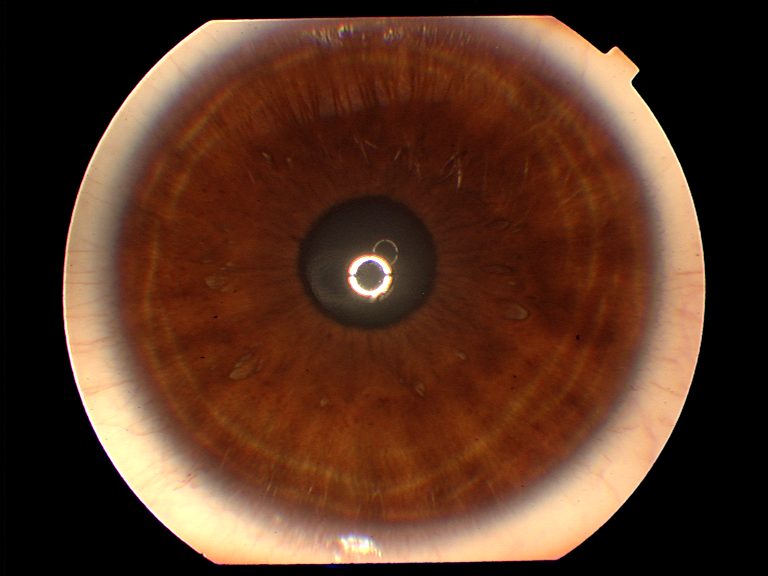
#> input picture Datasets/001L_2.png, 768 x 576 px; its folder holds only this picture in this run
$ python extractionDonnees.py
#> lines starting #> are read from the running program, lines starting #| are printed output that depends on the picture
### functions_extractionDonnes.py
import numpy as np
import cv2
import sqlite3
import json
import os

def load_images(path_datasets: str):
    return [file for file in os.listdir(path_datasets) if os.path.isfile(os.path.join(path_datasets, file)) and not file.startswith('.')]

def lire_images_cv2(path_datasets: str, images_dir):
    # Charger les images
    matrix_images_cv2 = []
    height = np.inf
    width = np.inf
    for image in images_dir:
        path = path_datasets + image
        read_image = cv2.imread(path)
        matrix_images_cv2.append(read_image)

        if read_image.shape[0] < height:
            height = read_image.shape[0]

        if read_image.shape[1] < width:
            width = read_image.shape[1]

    # Redimensionner les images pour qu'elles aient la même dimension
    for i in range(len(matrix_images_cv2)):
        matrix_images_cv2[i] = cv2.resize(matrix_images_cv2[i], (width, height))

    return matrix_images_cv2, width, height

def gray_scaler(image):
    # Convertir en niveaux de gris
    gray_scale = cv2.cvtColor(image, cv2.COLOR_BGR2GRAY)
    # Redimensionner les images
    gray_scale = cv2.resize(gray_scale, (500, 500))
    # Appliquer la suppression du bruit
    gray_scale = cv2.GaussianBlur(gray_scale, (9, 9), 1)
    # Égalisation de l'histogramme pour améliorer le contraste
    gray_scale = cv2.equalizeHist(gray_scale)
    # Filtrage de la morphologie mathématique pour supprimer les petits éléments
    kernel = np.ones((5, 5), np.uint8)
    gray_scale = cv2.morphologyEx(gray_scale, cv2.MORPH_OPEN, kernel)

    return gray_scale

def list_gray_scaler(matrix_images_cv2):
    gray_scales = []

    for matrix_image in matrix_images_cv2:
        gray_scale = gray_scaler(matrix_image)
        gray_scales.append(gray_scale)

    return gray_scales

def extraire_descriptors_keypoints(gray_scales):
    # Initialiser le détecteur SIFT
    sift = cv2.SIFT_create()

    # Trouver les points clés et les descripteurs avec SIFT
    descriptors = []
    keypoints = []
    for gray_scale in gray_scales:
        keypoint, descriptor = sift.detectAndCompute(gray_scale, None)
        descriptors.append(descriptor)
        keypoints.append(keypoint)

    return descriptors, keypoints

def table_descriptors(db_name: str, images_dir, descriptors):
    # Creation du base de donnees
    connectionDB = sqlite3.connect(db_name)
    cursor = connectionDB.cursor()

    # Supprssion du table if exists
    delete_table_query = f"DROP TABLE IF EXISTS descriptors"
    cursor.execute(delete_table_query)

    # Convert each descriptor to a JSON string
    descriptors_json_list = [json.dumps(descriptor.tolist()) for descriptor in descriptors]

    # Creation du table "descriptors"
    table_name_descriptors = "descriptors" # IF NOT EXISTS

    create_table_query = f"CREATE TABLE {table_name_descriptors} (id INTEGER PRIMARY KEY AUTOINCREMENT UNIQUE,  image_name TEXT, descriptor TEXT)"
    cursor.execute(create_table_query)

    # insertion des vecteurs
    insert_query = f"INSERT INTO {table_name_descriptors} (image_name, descriptor) VALUES (?, ?)"

    # Execute the INSERT statement for each discriptor
    cursor.executemany(insert_query,
                    [(image, descriptor_json) for image, descriptor_json in zip(images_dir, descriptors_json_list)])

    # Comit the changes
    connectionDB.commit()

    # Close the connection
    connectionDB.close()


def table_keypoints(db_name: str, images_dir, keypoints):
    # Creation du base de donnees
    connectionDB = sqlite3.connect(db_name)
    cursor = connectionDB.cursor()

    # Supprssion du table if exists
    delete_table_query = f"DROP TABLE IF EXISTS keypoints"
    cursor.execute(delete_table_query)

    # Création d'une table pour stocker les keypoints
    table_name_keypoints = "keypoints"

    create_table_query = f"CREATE TABLE {table_name_keypoints} (id INTEGER PRIMARY KEY, image_name TEXT, x REAL, y REAL, size REAL, angle REAL, response REAL, octave INTEGER, class_id INTEGER)"
    cursor.execute(create_table_query)

    insert_query = f"INSERT INTO {table_name_keypoints} (image_name, x, y, size, angle, response, octave, class_id) VALUES (?, ?, ?, ?, ?, ?, ?, ?)"

    # Insérer les keypoints dans la base de données
    for keypoint, image_name in zip(keypoints, images_dir):
        for kp in keypoint:
            x, y = kp.pt  # Accéder aux coordonnées x et y du keypoint
            size = kp.size
            angle = kp.angle
            response = kp.response
            octave = kp.octave
            class_id = kp.class_id

            cursor.execute(insert_query,
                    (image_name, x, y, size, angle, response, octave, class_id))

    # Comit the changes
    connectionDB.commit()

    # Close the connection
    connectionDB.close()

### extractionDonnees.py
from functions_extractionDonnes import lire_images_cv2, load_images, list_gray_scaler, extraire_descriptors_keypoints, table_descriptors, table_keypoints

def extractionDonnes(db_name: str, path_datasets: str) -> None:
    images_dir = load_images(path_datasets)

    images_cv2, width, height = lire_images_cv2(path_datasets, images_dir)
#> in lire_images_cv2, read_image is the input picture: shape (576, 768, 3); mean B, G, R 34.7, 51.9, 85.8
#> the loop in lire_images_cv2, `for i in range(len(matrix_images_cv2)):` made 1 pass
#> after the loop in lire_images_cv2, `for i in range(len(matrix_images_cv2)):`: matrix_images_cv2 = 1 item
#> images_cv2 = 1 item; width = 768; height = 576

    gray_scales = list_gray_scaler(images_cv2)
#> the loop in list_gray_scaler, `for matrix_image in matrix_images_cv2:` made 1 pass
#> pass 1, in gray_scaler, `gray_scale = cv2.cvtColor(image, cv2.COLOR_BGR2GRAY)`:
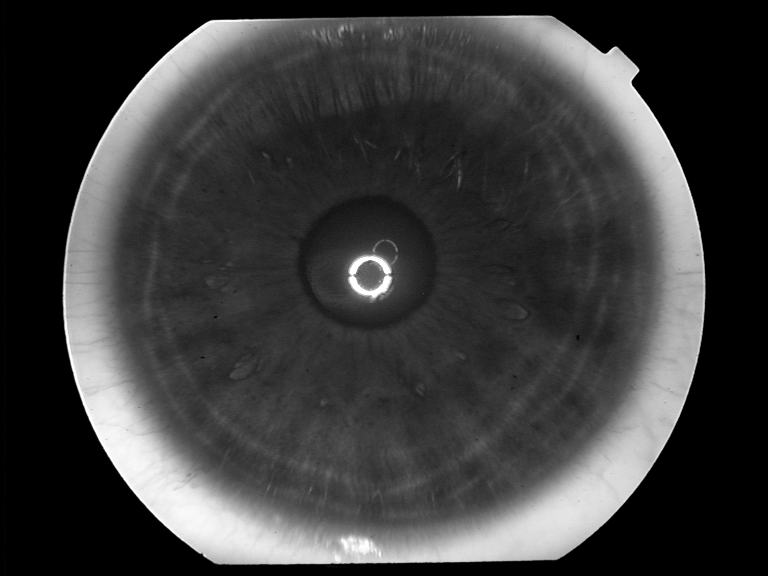
#> gray_scale: shape (576, 768); min 0, max 255, mean 60.1
#> pass 1, in gray_scaler, `gray_scale = cv2.resize(gray_scale, (500, 500))`:
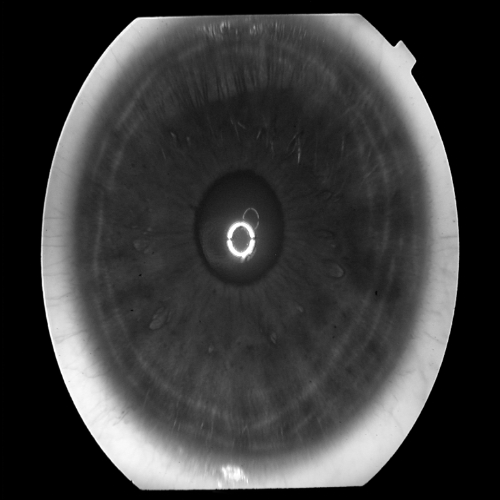
#> gray_scale: shape (500, 500); min 0, max 255, mean 60
#> pass 1, in gray_scaler, `gray_scale = cv2.equalizeHist(gray_scale)`:
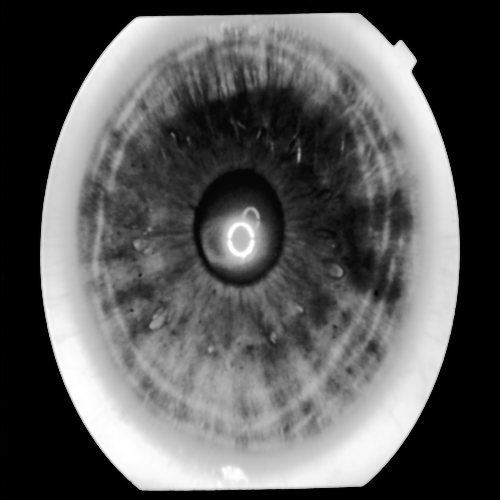
#> gray_scale: shape (500, 500); min 0, max 255, mean 91
#> after the loop in list_gray_scaler, `for matrix_image in matrix_images_cv2:`: gray_scales = 1 item
#> gray_scales = 1 item

    descriptors, keypoints = extraire_descriptors_keypoints(gray_scales)
#> the loop in extraire_descriptors_keypoints, `for gray_scale in gray_scales:` made 1 pass
#> descriptors = 1 item; keypoints = 1 item

    table_descriptors(db_name, images_dir, descriptors)

    table_keypoints(db_name, images_dir, keypoints)
#> the loop in table_keypoints, `for keypoint, image_name in zip(keypoints, images_dir):` made 1 pass
#> image_name on pass 1: '001L_2.png'

if __name__ == "__main__":

    # Call for extraction information function
    extractionDonnes(db_name="ma_base.db", path_datasets="Datasets/")

$ run again, on Datasets/003L_2.png
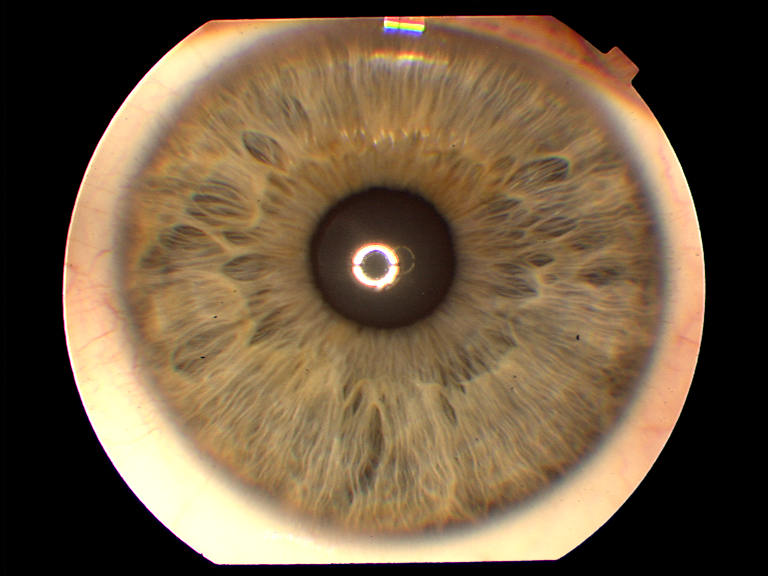
#> input picture Datasets/003L_2.png, 768 x 576 px
#> in lire_images_cv2, read_image is the input picture: shape (576, 768, 3); mean B, G, R 65.1, 89.8, 110.6
#> the loop in lire_images_cv2, `for i in range(len(matrix_images_cv2)):` made 1 pass
#> after the loop in lire_images_cv2, `for i in range(len(matrix_images_cv2)):`: matrix_images_cv2 = 1 item
#> in extractionDonnes, `images_cv2, width, height = lire_images_cv2(path_datasets, images_dir)`: width = 768; height = 576
#> the loop in list_gray_scaler, `for matrix_image in matrix_images_cv2:` made 1 pass
#> pass 1, in gray_scaler, `gray_scale = cv2.resize(gray_scale, (500, 500))`:
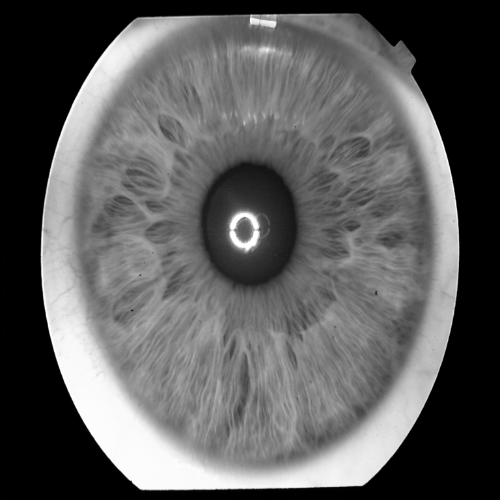
#> gray_scale: shape (500, 500); min 0, max 255, mean 93.2
#> pass 1, in gray_scaler, `gray_scale = cv2.equalizeHist(gray_scale)`:
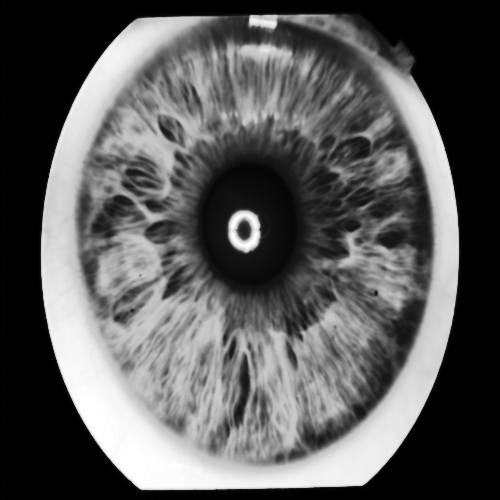
#> gray_scale: shape (500, 500); min 0, max 255, mean 91
#> after the loop in list_gray_scaler, `for matrix_image in matrix_images_cv2:`: gray_scales = 1 item
#> the loop in extraire_descriptors_keypoints, `for gray_scale in gray_scales:` made 1 pass
#> the loop in table_keypoints, `for keypoint, image_name in zip(keypoints, images_dir):` made 1 pass
#> image_name on pass 1: '003L_2.png'

$ run again, on Datasets/004L_1.png
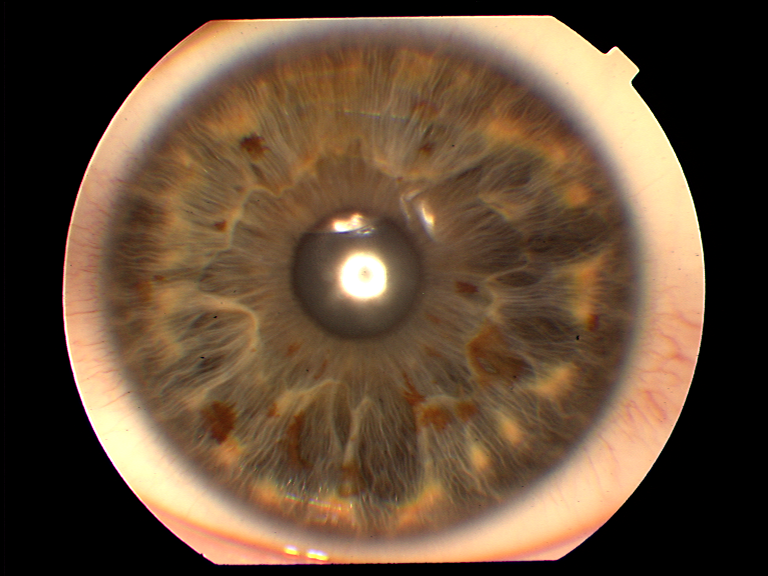
#> input picture Datasets/004L_1.png, 768 x 576 px
#> in lire_images_cv2, read_image is the input picture: shape (576, 768, 3); mean B, G, R 56.1, 77.3, 100.5
#> the loop in lire_images_cv2, `for i in range(len(matrix_images_cv2)):` made 1 pass
#> after the loop in lire_images_cv2, `for i in range(len(matrix_images_cv2)):`: matrix_images_cv2 = 1 item
#> in extractionDonnes, `images_cv2, width, height = lire_images_cv2(path_datasets, images_dir)`: width = 768; height = 576
#> the loop in list_gray_scaler, `for matrix_image in matrix_images_cv2:` made 1 pass
#> pass 1, in gray_scaler, `gray_scale = cv2.resize(gray_scale, (500, 500))`:
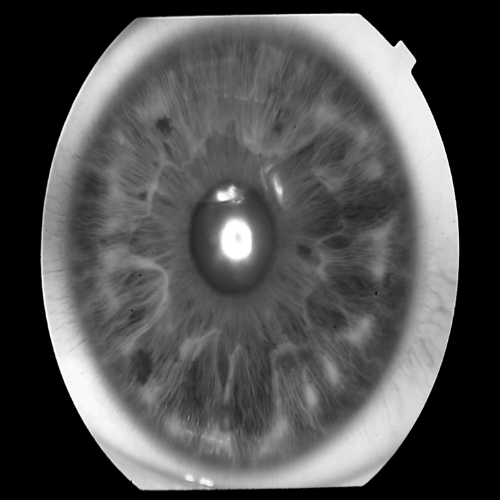
#> gray_scale: shape (500, 500); min 0, max 255, mean 81.7
#> pass 1, in gray_scaler, `gray_scale = cv2.equalizeHist(gray_scale)`:
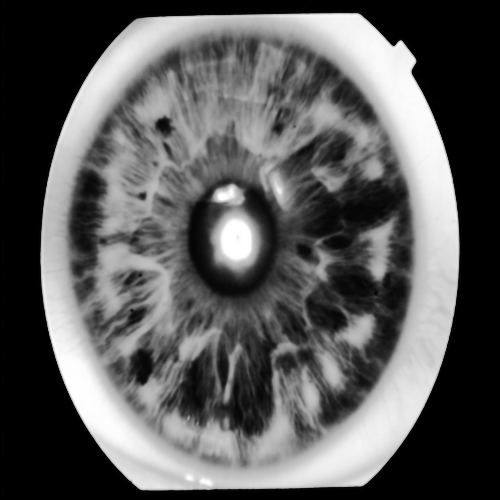
#> gray_scale: shape (500, 500); min 0, max 255, mean 90.8
#> after the loop in list_gray_scaler, `for matrix_image in matrix_images_cv2:`: gray_scales = 1 item
#> the loop in extraire_descriptors_keypoints, `for gray_scale in gray_scales:` made 1 pass
#> the loop in table_keypoints, `for keypoint, image_name in zip(keypoints, images_dir):` made 1 pass
#> image_name on pass 1: '004L_1.png'

$ run again, on Datasets/005L_2.png
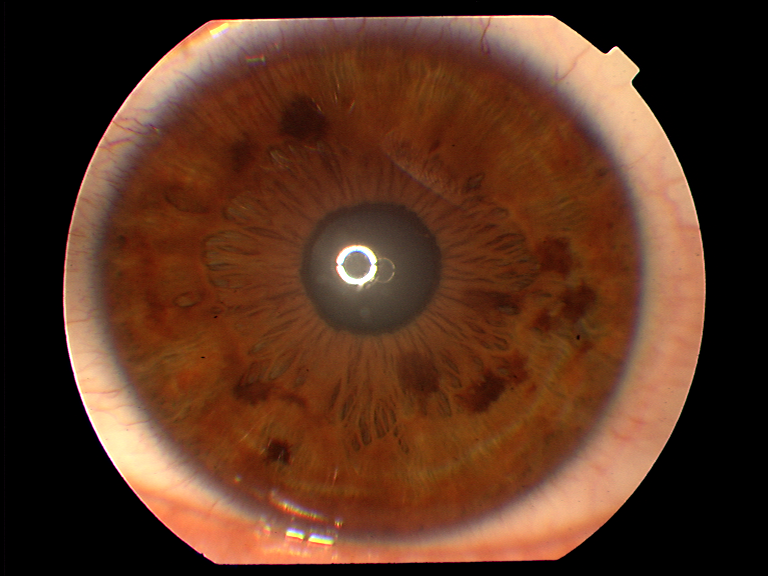
#> input picture Datasets/005L_2.png, 768 x 576 px
#> in lire_images_cv2, read_image is the input picture: shape (576, 768, 3); mean B, G, R 33.2, 52.1, 89
#> the loop in lire_images_cv2, `for i in range(len(matrix_images_cv2)):` made 1 pass
#> after the loop in lire_images_cv2, `for i in range(len(matrix_images_cv2)):`: matrix_images_cv2 = 1 item
#> in extractionDonnes, `images_cv2, width, height = lire_images_cv2(path_datasets, images_dir)`: width = 768; height = 576
#> the loop in list_gray_scaler, `for matrix_image in matrix_images_cv2:` made 1 pass
#> pass 1, in gray_scaler, `gray_scale = cv2.resize(gray_scale, (500, 500))`:
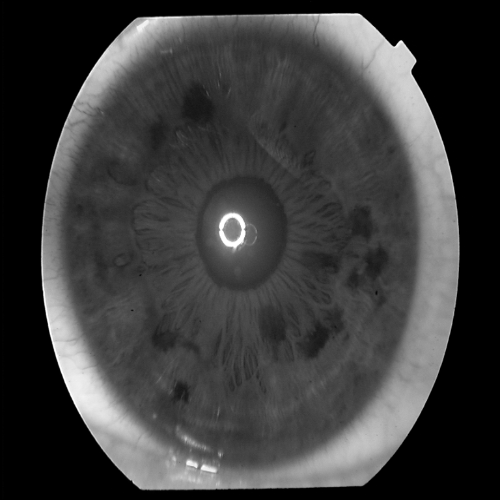
#> gray_scale: shape (500, 500); min 0, max 255, mean 60.9
#> pass 1, in gray_scaler, `gray_scale = cv2.equalizeHist(gray_scale)`:
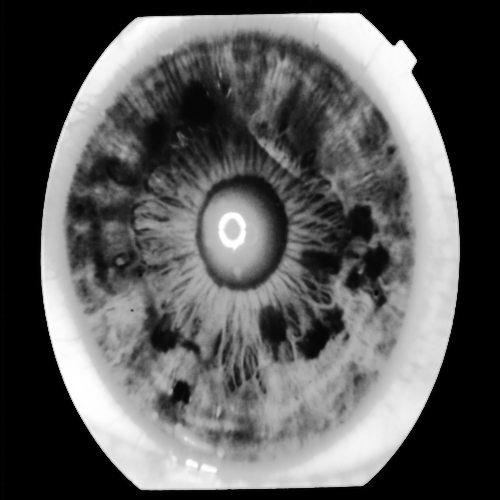
#> gray_scale: shape (500, 500); min 0, max 255, mean 91.5
#> after the loop in list_gray_scaler, `for matrix_image in matrix_images_cv2:`: gray_scales = 1 item
#> the loop in extraire_descriptors_keypoints, `for gray_scale in gray_scales:` made 1 pass
#> the loop in table_keypoints, `for keypoint, image_name in zip(keypoints, images_dir):` made 1 pass
#> image_name on pass 1: '005L_2.png'

$ run again, on Datasets/001R_2.png
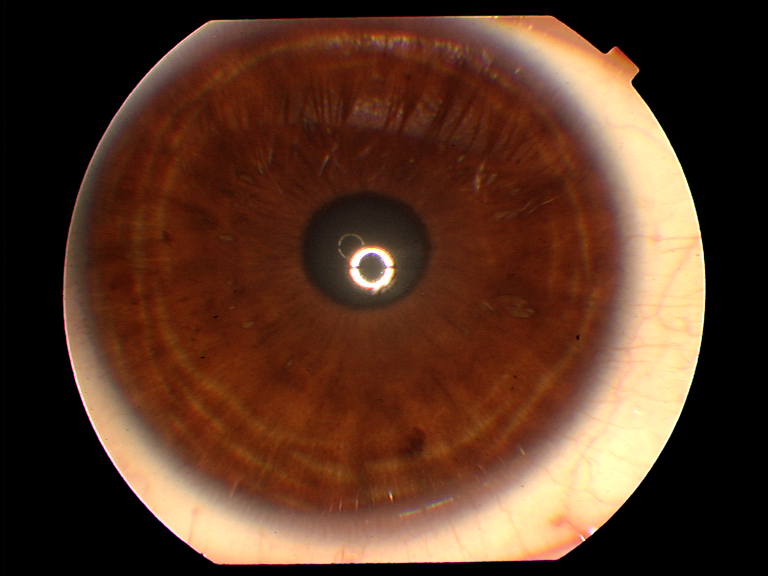
#> input picture Datasets/001R_2.png, 768 x 576 px
#> in lire_images_cv2, read_image is the input picture: shape (576, 768, 3); mean B, G, R 36.7, 54.7, 87.9
#> the loop in lire_images_cv2, `for i in range(len(matrix_images_cv2)):` made 1 pass
#> after the loop in lire_images_cv2, `for i in range(len(matrix_images_cv2)):`: matrix_images_cv2 = 1 item
#> in extractionDonnes, `images_cv2, width, height = lire_images_cv2(path_datasets, images_dir)`: width = 768; height = 576
#> the loop in list_gray_scaler, `for matrix_image in matrix_images_cv2:` made 1 pass
#> pass 1, in gray_scaler, `gray_scale = cv2.resize(gray_scale, (500, 500))`:
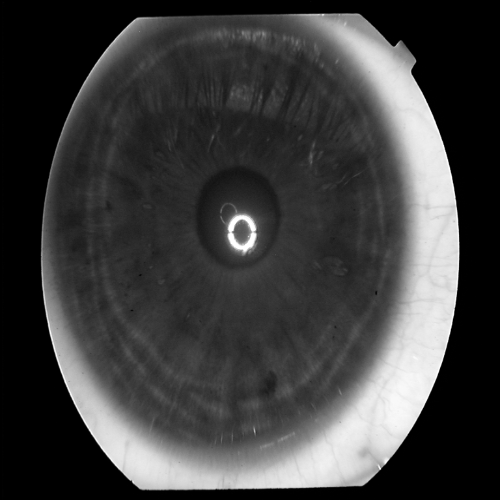
#> gray_scale: shape (500, 500); min 0, max 255, mean 62.5
#> pass 1, in gray_scaler, `gray_scale = cv2.equalizeHist(gray_scale)`:
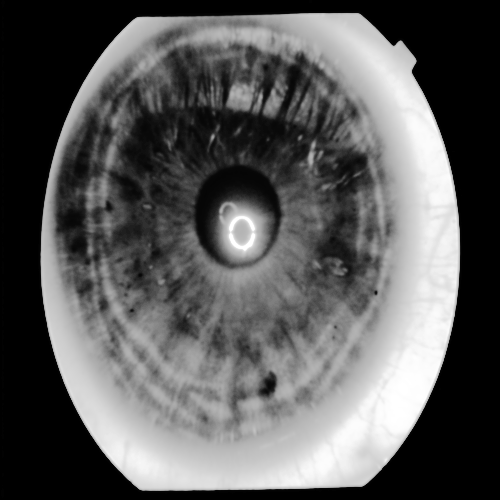
#> gray_scale: shape (500, 500); min 0, max 255, mean 91.1
#> after the loop in list_gray_scaler, `for matrix_image in matrix_images_cv2:`: gray_scales = 1 item
#> the loop in extraire_descriptors_keypoints, `for gray_scale in gray_scales:` made 1 pass
#> the loop in table_keypoints, `for keypoint, image_name in zip(keypoints, images_dir):` made 1 pass
#> image_name on pass 1: '001R_2.png'
